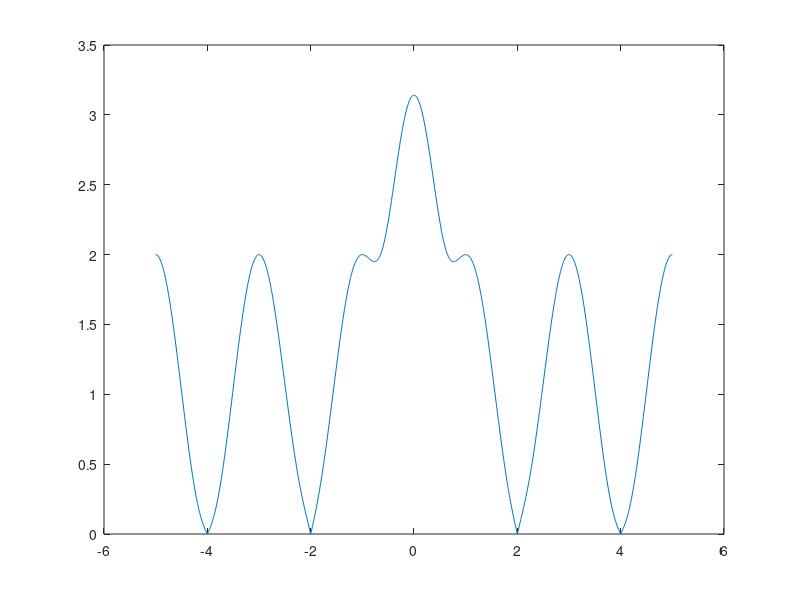
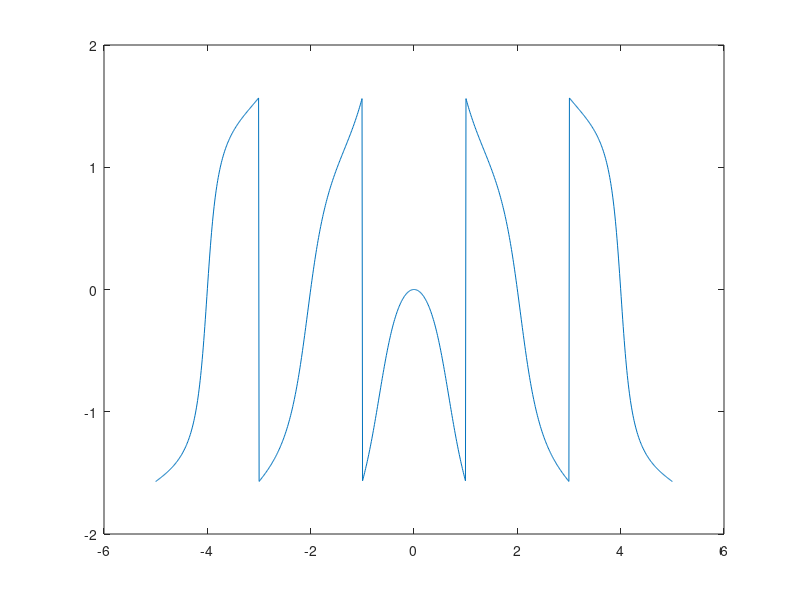

These charts were generated, in order, by the following MATLAB code: (Note: this script raises an error after producing the figures.)
clear;
close all;
a = linspace(-5,5,1000);

b = abs(sqrt((-sin(a.*pi)./a).^2+(2*(sin(-pi.*a*0.5).^2)).^2));
figure;
plot(a,b);

c = atan((2*(sin(-pi.*a*0.5).^2))./(-sin(a.*pi)./a));
figure;
plot(a,c);

syms g;
d = vpaintegral(((sin(g*pi)/g)-(sqrt(-1)*2*(sin(g*pi*0.5))^2))^2,g,0,1);

f = abs((-1+(cos(-pi.*a)+1i*sin(-pi.*a)).*(1+a.*sqrt(-1)*pi))./(a.^2*pi));
figure;
plot(a,f);

h = angle((-1+(cos(-pi.*a)+1i*sin(-pi.*a)).*(1+a.*sqrt(-1)*pi))./(a.^2*pi));
figure;
plot(a,h);

syms f;
j = vpaintegral(((-1+(cos(-pi*f)+sqrt(-1)*sin(-pi*f))*(1+f*sqrt(-1)*pi))/(f^2))^2,f,0,1);

amp1 = abs(sqrt( ( (4.*sin( (pi.*a)/2) ).^4 / a.^2 ) + ( (sin(pi.*a) ).^2 ) ./ (a.^2) ));
figure;
plot(a,amp1);

faz1 = ( atan( (-2.*sin( (a.*pi) / (2) ).^2 ) ./ (sin(a.*pi)) ) );

figure;
plot(a,faz1);

syms omega;
pars1 = (1/pi).* vpaintegral(( ( (sin(omega*pi)) / (omega) ) - 1i.*( (2.*sin((omega.*pi) / (2)).^2) / (omega) ) ).^2,omega,0,1)

